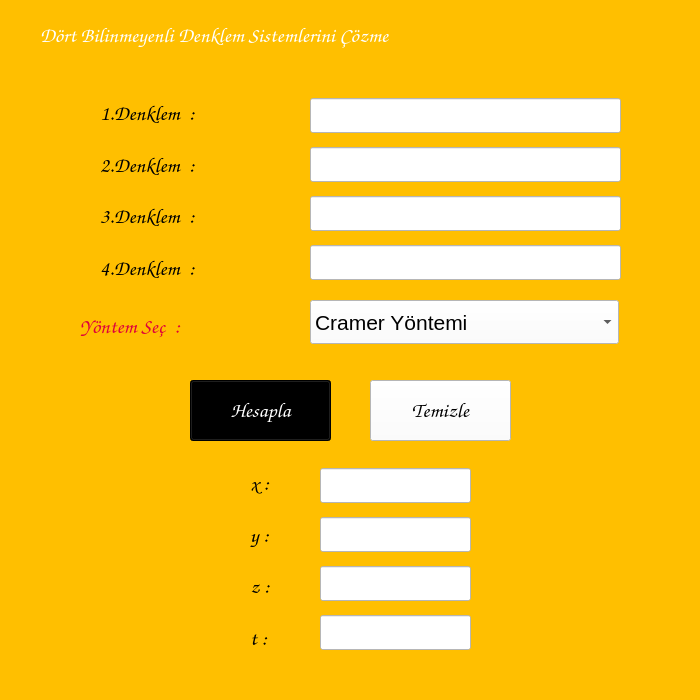
<?xml version="1.0" encoding="UTF-8"?>
<ui version="4.0">
 <class>Form</class>
 <widget class="QWidget" name="Form">
  <property name="geometry">
   <rect>
    <x>0</x>
    <y>0</y>
    <width>700</width>
    <height>700</height>
   </rect>
  </property>
  <property name="font">
   <font>
    <family>Comic Sans MS</family>
    <pointsize>12</pointsize>
    <weight>75</weight>
    <bold>true</bold>
   </font>
  </property>
  <property name="windowTitle">
   <string>Denklem Hesaplama</string>
  </property>
  <property name="styleSheet">
   <string notr="true">background-color:#FFBF00;</string>
  </property>
  <widget class="QLabel" name="lblBaslik">
   <property name="geometry">
    <rect>
     <x>40</x>
     <y>10</y>
     <width>611</width>
     <height>51</height>
    </rect>
   </property>
   <property name="font">
    <font>
     <family>Comic Sans MS</family>
     <pointsize>16</pointsize>
     <weight>75</weight>
     <bold>true</bold>
    </font>
   </property>
   <property name="styleSheet">
    <string notr="true">color:white</string>
   </property>
   <property name="text">
    <string>Dört Bilinmeyenli Denklem Sistemlerini Çözme</string>
   </property>
  </widget>
  <widget class="QPushButton" name="btnHesapla">
   <property name="geometry">
    <rect>
     <x>190</x>
     <y>380</y>
     <width>141</width>
     <height>61</height>
    </rect>
   </property>
   <property name="font">
    <font>
     <family>Comic Sans MS</family>
     <pointsize>16</pointsize>
     <weight>75</weight>
     <bold>true</bold>
    </font>
   </property>
   <property name="styleSheet">
    <string notr="true">background-color:black;color:white</string>
   </property>
   <property name="text">
    <string>Hesapla</string>
   </property>
  </widget>
  <widget class="QPushButton" name="btnTemizle">
   <property name="geometry">
    <rect>
     <x>370</x>
     <y>380</y>
     <width>141</width>
     <height>61</height>
    </rect>
   </property>
   <property name="font">
    <font>
     <family>Comic Sans MS</family>
     <pointsize>16</pointsize>
     <weight>75</weight>
     <bold>true</bold>
    </font>
   </property>
   <property name="styleSheet">
    <string notr="true">background-color:white;color:black</string>
   </property>
   <property name="text">
    <string>Temizle</string>
   </property>
  </widget>
  <widget class="QLabel" name="lblYontem">
   <property name="geometry">
    <rect>
     <x>80</x>
     <y>300</y>
     <width>201</width>
     <height>53</height>
    </rect>
   </property>
   <property name="font">
    <font>
     <family>Comic Sans MS</family>
     <pointsize>16</pointsize>
     <weight>75</weight>
     <bold>true</bold>
    </font>
   </property>
   <property name="styleSheet">
    <string notr="true">color:#DF013A</string>
   </property>
   <property name="text">
    <string>Yöntem Seç  :</string>
   </property>
  </widget>
  <widget class="QComboBox" name="cmbBxYontem">
   <property name="geometry">
    <rect>
     <x>310</x>
     <y>300</y>
     <width>309</width>
     <height>44</height>
    </rect>
   </property>
   <property name="font">
    <font>
     <pointsize>16</pointsize>
    </font>
   </property>
   <property name="styleSheet">
    <string notr="true">background-color:white</string>
   </property>
   <item>
    <property name="text">
     <string>Cramer Yöntemi</string>
    </property>
   </item>
   <item>
    <property name="text">
     <string>Gauss-Jordan Yöntemi</string>
    </property>
   </item>
   <item>
    <property name="text">
     <string>Cholesky Yöntemi</string>
    </property>
   </item>
  </widget>
  <widget class="QWidget" name="layoutWidget">
   <property name="geometry">
    <rect>
     <x>100</x>
     <y>90</y>
     <width>191</width>
     <height>201</height>
    </rect>
   </property>
   <layout class="QVBoxLayout" name="verticalLayout">
    <item>
     <widget class="QLabel" name="lblDenklem1">
      <property name="font">
       <font>
        <family>Comic Sans MS</family>
        <pointsize>16</pointsize>
        <weight>75</weight>
        <bold>true</bold>
       </font>
      </property>
      <property name="styleSheet">
       <string notr="true">color:black</string>
      </property>
      <property name="text">
       <string>1.Denklem  :</string>
      </property>
     </widget>
    </item>
    <item>
     <widget class="QLabel" name="lblDenklem2">
      <property name="font">
       <font>
        <family>Comic Sans MS</family>
        <pointsize>16</pointsize>
        <weight>75</weight>
        <bold>true</bold>
       </font>
      </property>
      <property name="styleSheet">
       <string notr="true">color:black</string>
      </property>
      <property name="text">
       <string>2.Denklem  :</string>
      </property>
     </widget>
    </item>
    <item>
     <widget class="QLabel" name="lblDenklem3">
      <property name="font">
       <font>
        <family>Comic Sans MS</family>
        <pointsize>16</pointsize>
        <weight>75</weight>
        <bold>true</bold>
       </font>
      </property>
      <property name="styleSheet">
       <string notr="true">color:black</string>
      </property>
      <property name="text">
       <string>3.Denklem  :</string>
      </property>
     </widget>
    </item>
    <item>
     <widget class="QLabel" name="lblDenklem4">
      <property name="font">
       <font>
        <family>Comic Sans MS</family>
        <pointsize>16</pointsize>
        <weight>75</weight>
        <bold>true</bold>
       </font>
      </property>
      <property name="styleSheet">
       <string notr="true">color:black</string>
      </property>
      <property name="text">
       <string>4.Denklem  :</string>
      </property>
     </widget>
    </item>
   </layout>
  </widget>
  <widget class="QWidget" name="layoutWidget">
   <property name="geometry">
    <rect>
     <x>310</x>
     <y>90</y>
     <width>311</width>
     <height>199</height>
    </rect>
   </property>
   <layout class="QVBoxLayout" name="verticalLayout_2">
    <item>
     <widget class="QLineEdit" name="lnEdtDenklem1">
      <property name="font">
       <font>
        <family>Comic Sans MS</family>
        <pointsize>16</pointsize>
        <weight>50</weight>
        <bold>false</bold>
       </font>
      </property>
      <property name="styleSheet">
       <string notr="true">background-color:white</string>
      </property>
     </widget>
    </item>
    <item>
     <widget class="QLineEdit" name="lnEdtDenklem2">
      <property name="font">
       <font>
        <family>Comic Sans MS</family>
        <pointsize>16</pointsize>
        <weight>50</weight>
        <bold>false</bold>
       </font>
      </property>
      <property name="styleSheet">
       <string notr="true">background-color:white</string>
      </property>
     </widget>
    </item>
    <item>
     <widget class="QLineEdit" name="lnEdtDenklem3">
      <property name="font">
       <font>
        <family>Comic Sans MS</family>
        <pointsize>16</pointsize>
        <weight>50</weight>
        <bold>false</bold>
       </font>
      </property>
      <property name="styleSheet">
       <string notr="true">background-color:white</string>
      </property>
     </widget>
    </item>
    <item>
     <widget class="QLineEdit" name="lnEdtDenklem4">
      <property name="font">
       <font>
        <family>Comic Sans MS</family>
        <pointsize>16</pointsize>
        <weight>50</weight>
        <bold>false</bold>
       </font>
      </property>
      <property name="styleSheet">
       <string notr="true">background-color:white</string>
      </property>
     </widget>
    </item>
   </layout>
  </widget>
  <widget class="QWidget" name="layoutWidget">
   <property name="geometry">
    <rect>
     <x>320</x>
     <y>460</y>
     <width>151</width>
     <height>199</height>
    </rect>
   </property>
   <layout class="QVBoxLayout" name="verticalLayout_3">
    <item>
     <widget class="QLineEdit" name="lnEdtX">
      <property name="font">
       <font>
        <family>Comic Sans MS</family>
        <pointsize>16</pointsize>
        <weight>50</weight>
        <bold>false</bold>
       </font>
      </property>
      <property name="styleSheet">
       <string notr="true">background-color:white</string>
      </property>
      <property name="readOnly">
       <bool>true</bool>
      </property>
     </widget>
    </item>
    <item>
     <widget class="QLineEdit" name="lnEdtY">
      <property name="font">
       <font>
        <family>Comic Sans MS</family>
        <pointsize>16</pointsize>
        <weight>50</weight>
        <bold>false</bold>
       </font>
      </property>
      <property name="styleSheet">
       <string notr="true">background-color:white</string>
      </property>
      <property name="readOnly">
       <bool>true</bool>
      </property>
     </widget>
    </item>
    <item>
     <widget class="QLineEdit" name="lnEdtZ">
      <property name="font">
       <font>
        <family>Comic Sans MS</family>
        <pointsize>16</pointsize>
        <weight>50</weight>
        <bold>false</bold>
       </font>
      </property>
      <property name="styleSheet">
       <string notr="true">background-color:white</string>
      </property>
      <property name="readOnly">
       <bool>true</bool>
      </property>
     </widget>
    </item>
    <item>
     <widget class="QLineEdit" name="lnEdtT">
      <property name="font">
       <font>
        <family>Comic Sans MS</family>
        <pointsize>16</pointsize>
        <weight>50</weight>
        <bold>false</bold>
       </font>
      </property>
      <property name="styleSheet">
       <string notr="true">background-color:white</string>
      </property>
      <property name="readOnly">
       <bool>true</bool>
      </property>
     </widget>
    </item>
   </layout>
  </widget>
  <widget class="QWidget" name="layoutWidget">
   <property name="geometry">
    <rect>
     <x>250</x>
     <y>460</y>
     <width>51</width>
     <height>201</height>
    </rect>
   </property>
   <layout class="QVBoxLayout" name="verticalLayout_4">
    <item>
     <widget class="QLabel" name="lblx">
      <property name="font">
       <font>
        <family>Comic Sans MS</family>
        <pointsize>16</pointsize>
        <weight>75</weight>
        <bold>true</bold>
       </font>
      </property>
      <property name="styleSheet">
       <string notr="true">color:black</string>
      </property>
      <property name="text">
       <string>x :</string>
      </property>
     </widget>
    </item>
    <item>
     <widget class="QLabel" name="lbly">
      <property name="font">
       <font>
        <family>Comic Sans MS</family>
        <pointsize>16</pointsize>
        <weight>75</weight>
        <bold>true</bold>
       </font>
      </property>
      <property name="styleSheet">
       <string notr="true">color:black</string>
      </property>
      <property name="text">
       <string>y :</string>
      </property>
     </widget>
    </item>
    <item>
     <widget class="QLabel" name="lblz">
      <property name="font">
       <font>
        <family>Comic Sans MS</family>
        <pointsize>16</pointsize>
        <weight>75</weight>
        <bold>true</bold>
       </font>
      </property>
      <property name="styleSheet">
       <string notr="true">color:black</string>
      </property>
      <property name="text">
       <string>z :</string>
      </property>
     </widget>
    </item>
    <item>
     <widget class="QLabel" name="lblt">
      <property name="font">
       <font>
        <family>Comic Sans MS</family>
        <pointsize>16</pointsize>
        <weight>75</weight>
        <bold>true</bold>
       </font>
      </property>
      <property name="styleSheet">
       <string notr="true">color:black</string>
      </property>
      <property name="text">
       <string>t :</string>
      </property>
     </widget>
    </item>
   </layout>
  </widget>
 </widget>
 <tabstops>
  <tabstop>lnEdtDenklem1</tabstop>
  <tabstop>lnEdtDenklem2</tabstop>
  <tabstop>lnEdtDenklem3</tabstop>
  <tabstop>btnHesapla</tabstop>
  <tabstop>btnTemizle</tabstop>
 </tabstops>
 <resources/>
 <connections/>
</ui>
